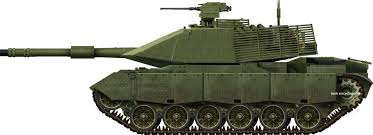
#> input picture Leonardo M60A3 (Italy).jpeg, 373 x 135 px
$ python belajarimageprocessor.py
#> lines starting #> are read from the running program, lines starting #| are printed output that depends on the picture
from PIL import Image, ImageFilter

filename = 'Leonardo M60A3 (Italy).jpeg'

with Image.open (filename) as img:
#> img is the input picture: PIL image 373x135 RGB; mean R, G, B 158.1, 159.6, 148.2
    img.load ()
# [6 lines of commented-out code are left out]


gray_image = img.convert ("L")
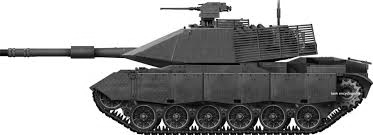
#> gray_image: PIL image 373x135 L; min 0, max 255, mean 157.8
gray_image.show ()

edges = gray_image.filter (ImageFilter.FIND_EDGES)
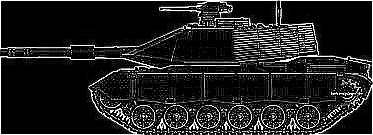
#> edges: PIL image 373x135 L; min 0, max 255, mean 32.6
edges.show ()
# img.show ()
# cropped_image.show ()
# flipped_image.show ()
